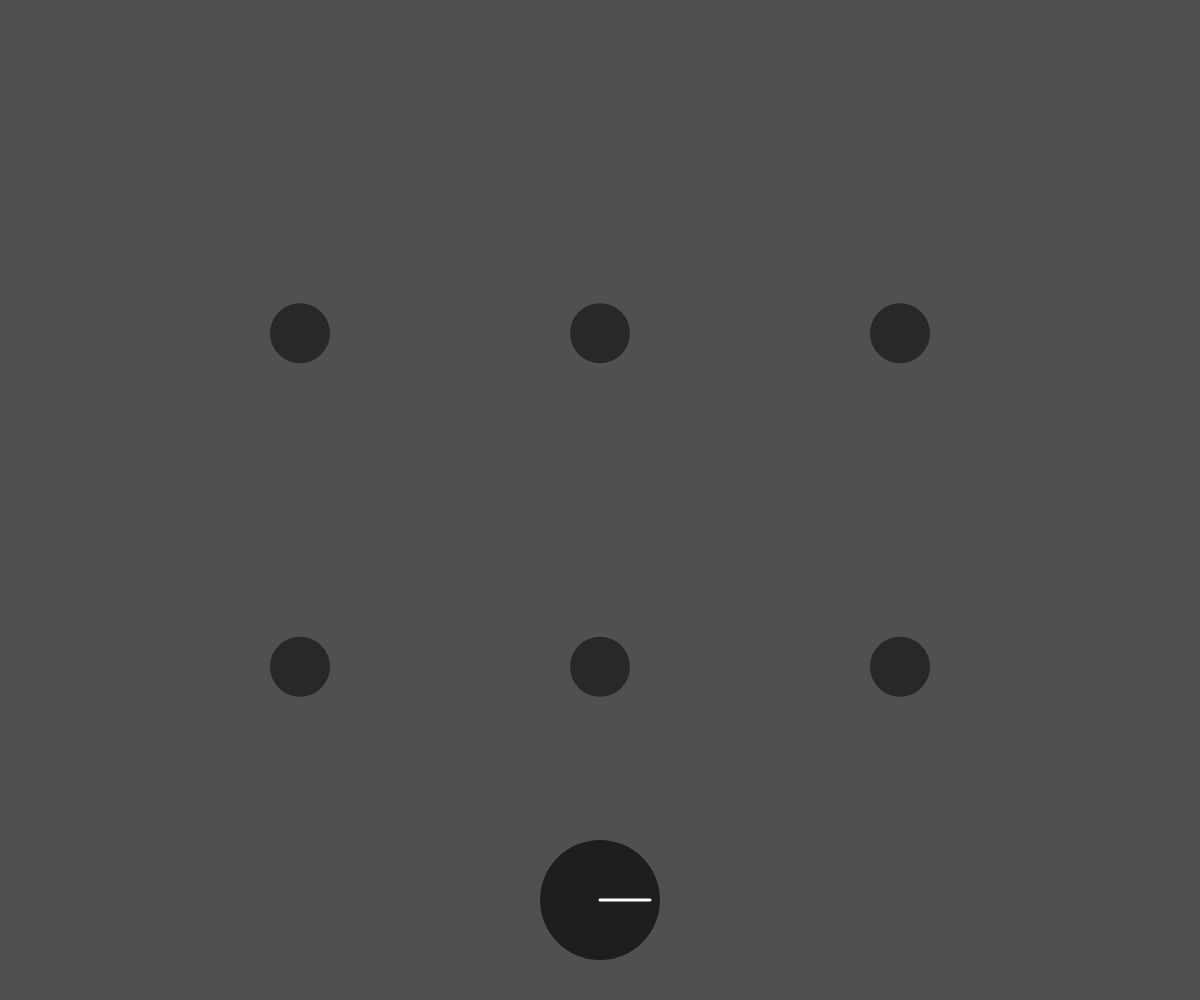
Frame 1 (no input)
Frame 60 (no input): identical to frame 1, image omitted
Frame 120 (the mouse pressed at the canvas centre since frame 60): identical to frame 1, image omitted

The p5.js sketch that drew this single still picture (run headless with seeded random() and noise() and a simulated clock; from frame 60 on, the mouse is pressed at the canvas centre):

// p5.js sketch
// ── sketch.js
let burnerPositions = [];
let dialAngle = 0;
let flameIntensity = 0;

function setup() {
  createCanvas(windowWidth, windowHeight);
  
  // Position burners in a grid
  const rows = 2;
  const cols = 3;
  const spacingX = width / (cols + 1);
  const spacingY = height / (rows + 1);
  
  for (let i = 0; i < rows; i++) {
    for (let j = 0; j < cols; j++) {
      burnerPositions.push({
        x: spacingX * (j + 1),
        y: spacingY * (i + 1),
        radius: 30
      });
    }
  }
}

function draw() {
  background(50);
  
  // Draw stovetop surface
  fill(80, 80, 80);
  noStroke();
  rect(0, 0, width, height);
  
  // Draw burners
  fill(40, 40, 40);
  for (let burner of burnerPositions) {
    ellipse(burner.x, burner.y, burner.radius * 2);
  }
  
  // Draw dial
  const dialX = width / 2;
  const dialY = height - 100;
  const dialRadius = 60;
  
  fill(30, 30, 30);
  ellipse(dialX, dialY, dialRadius * 2);
  
  // Draw dial indicator
  stroke(255);
  strokeWeight(3);
  line(
    dialX,
    dialY,
    dialX + cos(dialAngle) * (dialRadius - 10),
    dialY + sin(dialAngle) * (dialRadius - 10)
  );
  
  // Draw flames if dial is turned
  if (abs(dialAngle) > 0.1) {
    drawFlames();
  }
}

function drawFlames() {
  const flameLength = map(flameIntensity, 0, 1, 50, 150);
  const hueOffset = (frameCount * 2) % 360;
  
  for (let burner of burnerPositions) {
    // Create flame particles
    const numParticles = 20;
    for (let i = 0; i < numParticles; i++) {
      const angle = random(TWO_PI);
      const distance = random(1, flameLength);
      const x = burner.x + cos(angle) * distance;
      const y = burner.y - distance * 0.5;
      
      // Color based on dial position and time
      const hue = (hueOffset + map(i, 0, numParticles, 0, 60)) % 360;
      const saturation = 100;
      const brightness = map(i, 0, numParticles, 80, 40);
      
      fill(hue, saturation, brightness);
      noStroke();
      ellipse(x, y, random(2, 6));
    }
  }
  
  // Animate flame intensity
  flameIntensity = (flameIntensity + 0.02) % 1;
}

function mouseDragged() {
  // Update dial angle based on horizontal drag
  const deltaX = mouseX - width / 2;
  dialAngle = map(deltaX, -width/2, width/2, -PI/3, PI/3);
  
  // Update flame intensity based on dial position
  flameIntensity = map(abs(dialAngle), 0, PI/3, 0, 1);
}
